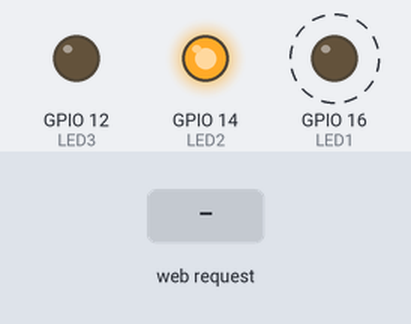
The sketch below on a simulated ESP8266 (NodeMCU). Parts: output pins drawn as LEDs (lit = HIGH). Dashed ring = blinking. Inputs (shaded band) come from the test bench. WiFi joins after 1.5 s; servers stay silent unless stated; random numbers use the default seed unless the sketch sets one; what the sketch prints to the serial monitor is not drawn.

Above: at 5.7 s.
5.8 s: HTTP request GET /LEDGREEN received
At 6.8 s:
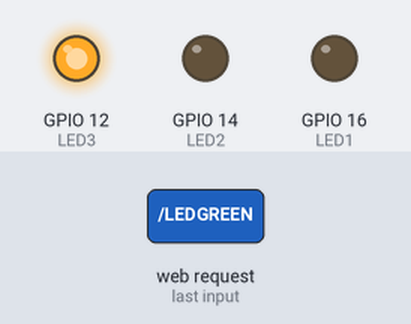
At 7.25 s:
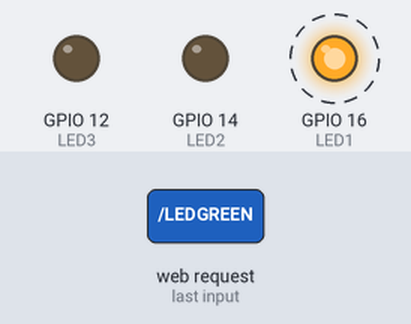
7.5 s: HTTP request GET /LEDBLUE received
Timing chart, 0 to 12.0 s (numbered marks = the images above; inputs shaded):
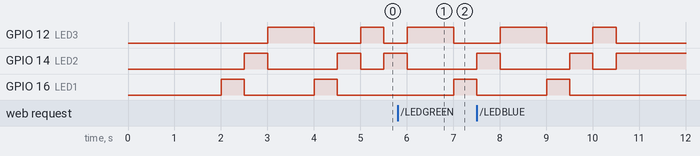

The sketch:

ESP8266_WEBSERVER_3LED.ino
```cpp
#include <ESP8266WiFi.h>

const char* ssid = "NGOC XUAN";
const char* password = "01021967";

int LED1 = 16; // GPIO16 (D0)
int LED2 = 14; // GPIO16 (D5)
int LED3 = 12; // GPIO16 (D6)
WiFiServer server(80);
unsigned long t_prev = 0;
int led = 0;
int point = 10;
int tt = 0;
bool tt_s = 0;
int value = 0;
void setup() {
  Serial.begin(115200);
  pinMode(LED1, OUTPUT);
  digitalWrite(LED1, LOW);
  pinMode(LED2, OUTPUT);
  digitalWrite(LED2, LOW);
  pinMode(LED3, OUTPUT);
  digitalWrite(LED3, LOW);
  Serial.print("Connecting to the Newtork");
  WiFi.begin(ssid, password);
  while (WiFi.status() != WL_CONNECTED)
  {
    delay(500);
    Serial.print(".");
  }
  Serial.println("WiFi connected");
  server.begin();
  Serial.println("Server started");
  Serial.print("IP Address of network: "); // will IP address on Serial Monitor
  Serial.println(WiFi.localIP());
  t_prev = millis();
}

void loop() {
  if (tt == 2) {
    led = random(1, 4);
    Serial.println(led);
    tt = 3;
  }
  if (tt != 2 && tt != 3)
  {
    if (millis() - t_prev >= 500) {
      led++;
      if (led > 3) {
        led = 0;
        tt++;
      }
      t_prev = millis();
    }
  }
  switch (led) {
    case 1:
      digitalWrite(LED1, HIGH);
      digitalWrite(LED2, LOW);
      digitalWrite(LED3, LOW);
      break;
    case 2:
      digitalWrite(LED1, LOW);
      digitalWrite(LED2, HIGH);
      digitalWrite(LED3, LOW);
      break;
    case 3:
      digitalWrite(LED1, LOW);
      digitalWrite(LED2, LOW);
      digitalWrite(LED3, HIGH);
      break;
  }
  WiFiClient client = server.available();
  if (!client) {
    return;
  }
  //  Serial.println("Waiting for new client");
  while (!client.available())
  {
    delay(1);

  }
  String request = client.readStringUntil('\r');
  //  Serial.println(request);
  client.flush();


  if (request.indexOf("/LEDRED") != -1) {
    tt_s = 1;
    value = 1;
  }

  if (request.indexOf("/LEDGREEN") != -1) {
    tt_s = 1;
    value = 2;
  }
  if (request.indexOf("/LEDBLUE") != -1) {
    tt_s = 1;
    value = 3;
  }
  if (tt_s == 1) {
    if (led == value) {
      point++;
      Serial.println(point);
      Serial.println("True");
      tt = 0;
      tt_s = 0;
    }
    else {
      point--;
      Serial.println(point);
      Serial.println("False");
      tt = 0;
      tt_s = 0;
    }
  }
  //*------------------HTML Page Code---------------------*//

  client.println("HTTP/1.1 200 OK"); //
  client.println("Content-Type: text/html");
  client.println("");
  client.println("<!DOCTYPE HTML>");
  client.println("<html>");
  client.print(" CONTROL LED: ");
  if (value == 1) {
    client.print("RED");
    Serial.println("RED");
  }
  if (value == 2)
  {
    client.print("GREEN");
    Serial.println("GREEN");
  }
  if (value == 3)
  {
    client.print("BLUE");
    Serial.println("BLUE");
  }
  client.println("<br><br>");
  client.print(" POINT: ");
  client.print(String(point));
  client.println("<br><br>");
  client.println("<a href=\"/LEDRED\"\"><button>RED</button></a>");
  client.println("<a href=\"/LEDGREEN\"\"><button>GREEN</button></a>");
  client.println("<a href=\"/LEDBLUE\"\"><button>BLUE</button></a><br />");
  client.println("</html>");
  delay(1);
}
```

Measured:
- after the input at 5.8 s, GPIO 12 (LED3): LOW → HIGH after 0.21 s, → LOW 1.0 s later; GPIO 14 (LED2): HIGH → LOW after 0.21 s; GPIO 16 (LED1): LOW → HIGH after 1.2 s
- by itself, GPIO 16 (LED1): alternates HIGH for 0.50 s and LOW for 1.5 s
